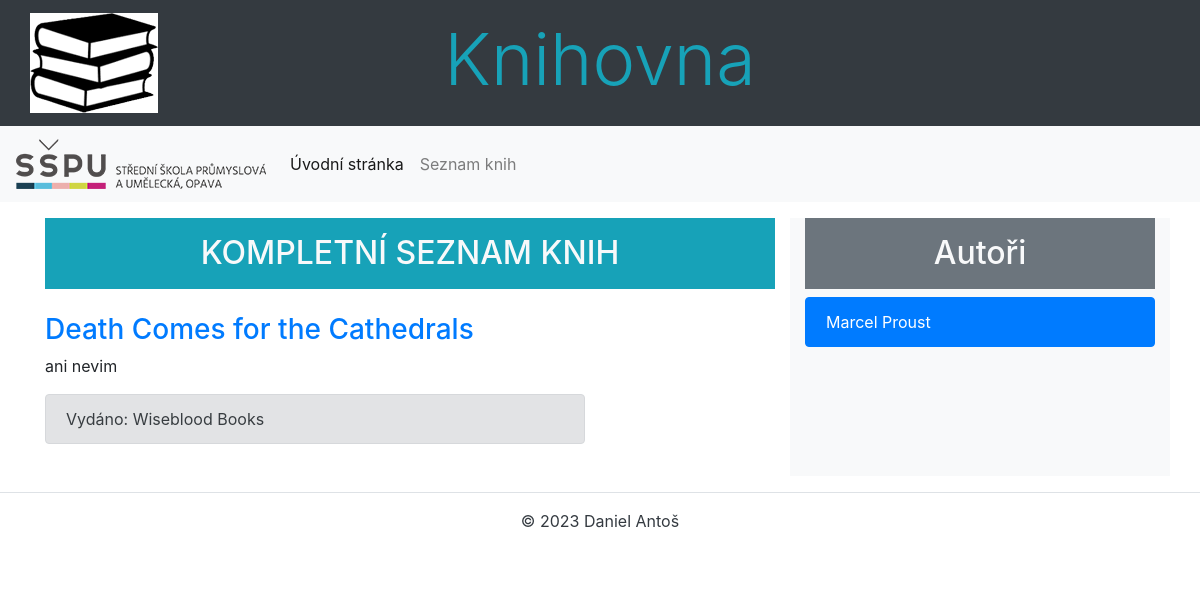
Before: /myapp/seznam/ with the older database file.
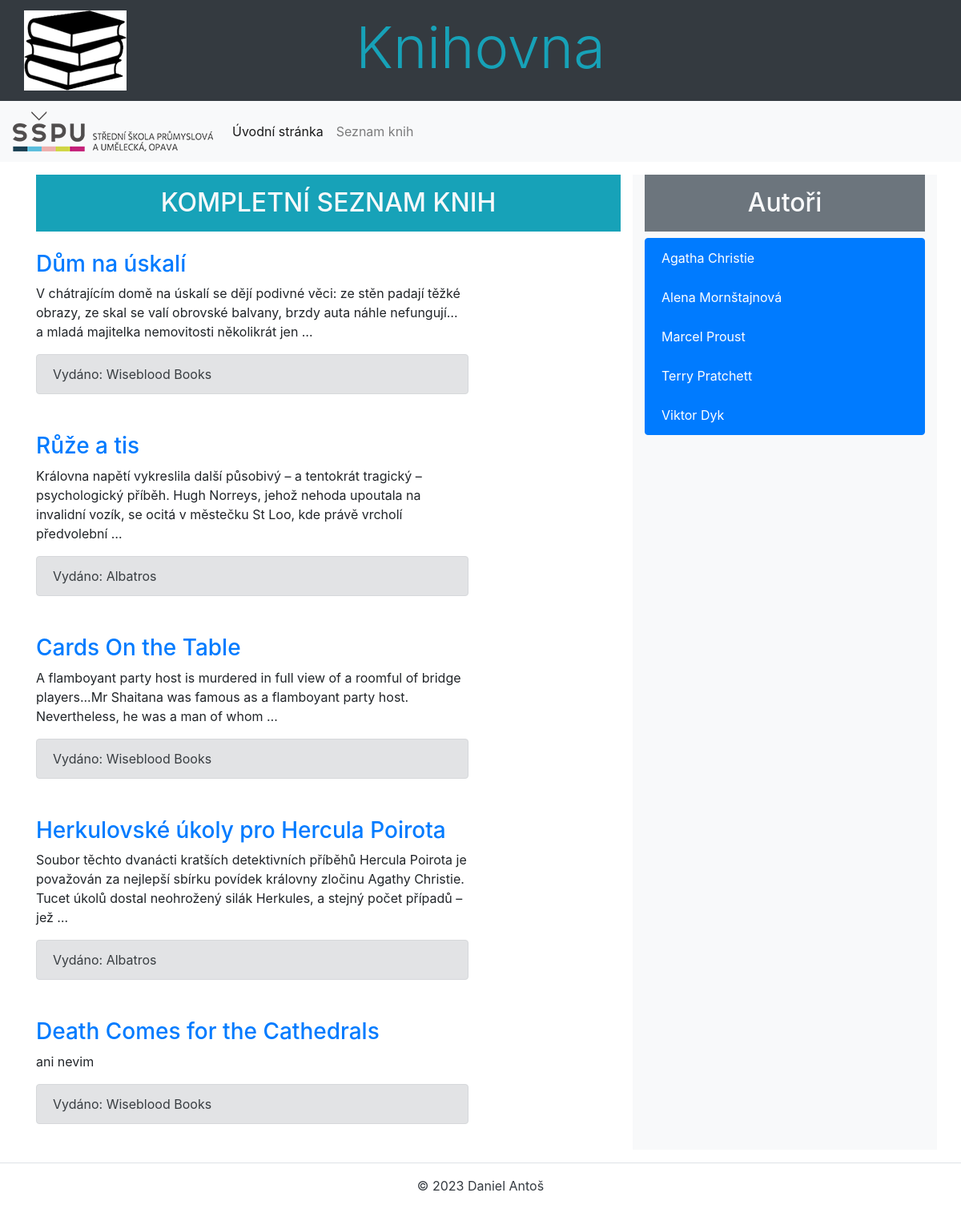
After: the same page with the newer database file.
### myapp/models.py (models this page shows, shortened)
class Kniha(models.Model):
    isbn = models.CharField(max_length=17, verbose_name="ISBN knihy")
    titul = models.CharField(max_length=100, verbose_name="Titul knihy")
    strany = models.CharField(max_length=5, verbose_name="Počet stran")
    obsah = models.TextField(max_length=5000, verbose_name="Obsah knihy")
    nakladatelstvi = models.ForeignKey("Nakladatelstvi", verbose_name="Nakladatelství knihy", on_delete=models.CASCADE)
    class Meta:
        verbose_name = 'Kniha'
        verbose_name_plural = 'Knihy'
        ordering = ['titul']

class Nakladatelstvi(models.Model):
    nazev = models.CharField(max_length=50, verbose_name="Název")
    class Meta:
        verbose_name = 'Nakladatelství'
        verbose_name_plural = 'Nakladatelství'
        ordering = ['nazev']

class Autor(models.Model):
    jmeno = models.CharField(max_length=100, verbose_name="Křestní jméno")
    prijmeni = models.CharField(max_length=100, verbose_name="Křestní jméno")
    email = models.EmailField(max_length=256, verbose_name="E-mail")
    zivotopis = models.CharField(max_length=45, verbose_name="Životopis")
    bio = models.TextField(max_length=2000, verbose_name="Životopis")
    narozeni = models.DateField(verbose_name="Datum narození")
    umrti = models.DateField(verbose_name="Datum umrtí", null=False)
    class Meta:
        verbose_name = 'Autor'
        verbose_name_plural = 'Autoři'
        ordering = ['jmeno']

### myapp/views.py (the view)
# urls.py: path('seznam/', views.seznam, name='seznam'),
def seznam(request):
    context = {
        'knihy': Kniha.objects.order_by('strany'),
        "autory": Autor.objects.order_by("jmeno"),
    }
    return render(request, 'seznam.html', context=context)

### myapp/templates/seznam.html (shortened to what this page needs)
{% extends 'base.html' %}
{% block content %}
    <div class="row">
        <div class="col-lg-8 mt-3 mb-3">
            <h2 class="bg-info text-light text-center text-uppercase p-3">Kompletní seznam knih</h2>
            {% for kniha in knihy %}
            <div class="row mb-3">
                <div class="col-lg-9">
                    <h3><a href="{% url "kniha" kniha.id %}">{{ kniha.titul }}</a></h3>
                    <p>{{ kniha.obsah|truncatewords:30 }}</p>
                    <p class="alert alert-secondary">Vydáno: {{ kniha.nakladatelstvi.nazev }}</p>
                </div>
            </div>
            {% endfor %}
        </div>
        <div class="col-lg-4 bg-light mt-3 mb-3">
            <h2 class="bg-secondary text-light text-center p-3">Autoři</h2>
            <ul class="list-group">
            {% for autor in autory %}
                <li class="list-group-item active">{{ autor.jmeno }} {{ autor.prijmeni }}</li>
            {% endfor %}
            </ul>
        </div>
    </div>
{% endblock %}

Changed rows visible on the page:
added Kniha: titul "Dům na úskalí", obsah "V chátrajícím domě na úskalí se dějí podivné věci: ze stěn padají těžké obrazy, ze skal se valí obrovské balvany, brzdy auta náhle nefungují… a mladá majitelka nemovitosti několikrát jen …", nakladatelstvi.nazev "Wiseblood Books"
added Kniha: titul "Růže a tis", obsah "Královna napětí vykreslila další působivý – a tentokrát tragický – psychologický příběh. Hugh Norreys, jehož nehoda upoutala na invalidní vozík, se ocitá v městečku St Loo, kde právě vrcholí předvolební …", nakladatelstvi.nazev "Albatros"
added Kniha: titul "Cards On the Table", obsah "A flamboyant party host is murdered in full view of a roomful of bridge players...Mr Shaitana was famous as a flamboyant party host. Nevertheless, he was a man of whom …", nakladatelstvi.nazev "Wiseblood Books"
added Kniha: titul "Herkulovské úkoly pro Hercula Poirota", obsah "Soubor těchto dvanácti kratších detektivních příběhů Hercula Poirota je považován za nejlepší sbírku povídek královny zločinu Agathy Christie. Tucet úkolů dostal neohrožený silák Herkules, a stejný počet případů – jež …", nakladatelstvi.nazev "Albatros"
added Autor: jmeno "Agatha", prijmeni "Christie"
added Autor: jmeno "Alena", prijmeni "Mornštajnová"
added Autor: jmeno "Terry", prijmeni "Pratchett"
added Autor: jmeno "Viktor", prijmeni "Dyk"
